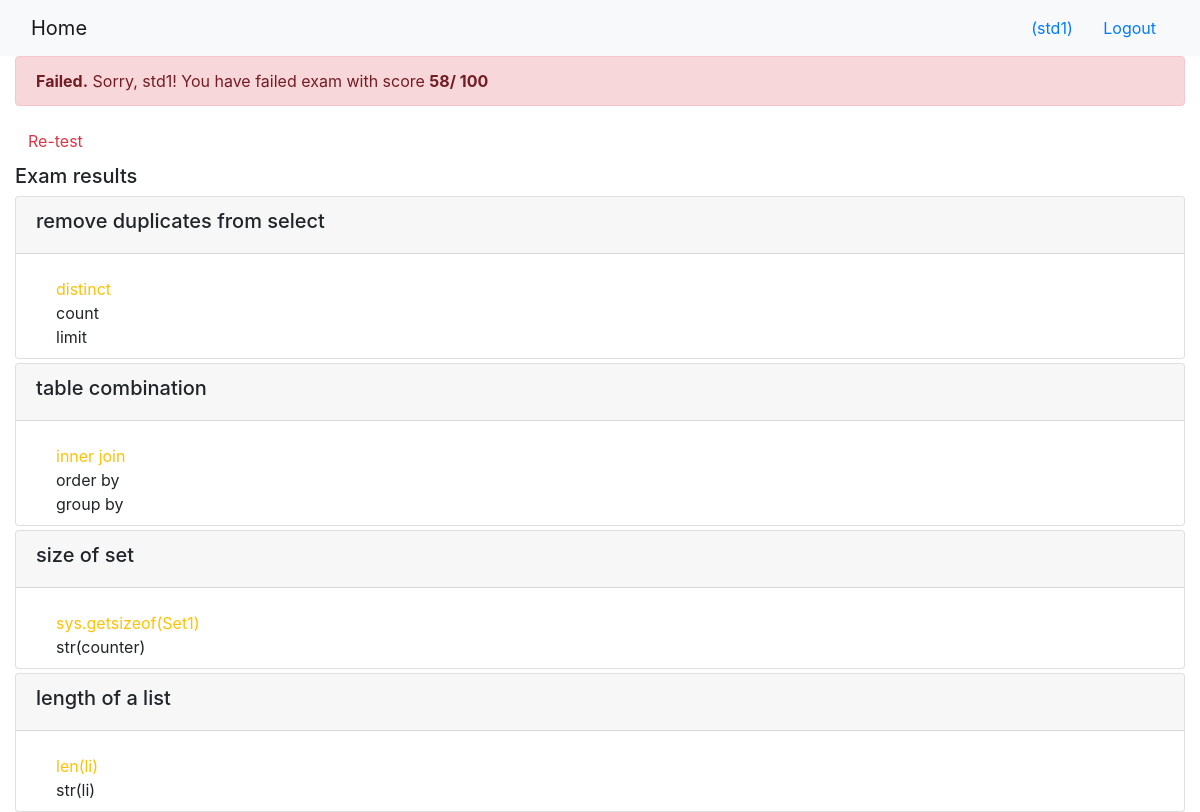
The app's page /onlinecourse/course/5/submission/5/result/ (signed in) with its own data.
### onlinecourse/models.py (models this page shows, shortened)
class Question(models.Model):
    question_text = models.CharField(max_length=1000)
    courses = models.ManyToManyField(Course)
    grade = models.FloatField()
    lesson = models.ForeignKey(Lesson, on_delete=models.CASCADE)

class Choice(models.Model):
    questions = models.ManyToManyField(Question)
    choice_text = models.CharField(max_length=1000)
    is_correct = models.BooleanField()
    question = models.ForeignKey(Question, on_delete=models.CASCADE, related_name='question_id',)

### onlinecourse/views.py (the view)
# urls.py: path('course/<int:course_id>/submission/<int:submission_id>/result/', views.show_exam_result, name='show_exam_result'),
def show_exam_result(request, course_id, submission_id):
    course  =  get_object_or_404(Course, pk=course_id)
    submission =  get_object_or_404(Submission, pk=submission_id)
    total =  0
    total_user =  0
    q_results = {}
    c_submits = {}
    c_results = {}
    for q in course.question_set.all():
        q_total = 0
        q_total_user = 0
        for c in q.choice_set.all():
            q_total += 1
            temp_right = c.is_correct
            count =  submission.choices.filter(id = c.id).count()
            temp_user  = count > 0
            c_submits[c.id] = temp_user
            c_results[c.id] = temp_user == temp_right
            if temp_user == temp_right:
                q_total_user += 1
        q_results[q.id] =  q.grade*(q_total_user / q_total)
        total += q.grade
        total_user  += q_results[q.id]
    context  = {}
    context["course"]  =  course
    context["submission"]  =  submission
    context["total"]  =  total
    context["total_user"]  =  total_user
    context["q_results"]  =  q_results
    context["c_submits"]  =  c_submits
    context["c_results"]  =  c_results
    context["grade"]  =  int((total_user/total)*100)
    return render(request, 'onlinecourse/exam_result_bootstrap.html', context)

### onlinecourse/templates/onlinecourse/exam_result_bootstrap.html (shortened to what this page needs)
<!DOCTYPE html>
<html lang="en">
<head>
    {% load static %}
    <link rel="stylesheet" href="https://maxcdn.bootstrapcdn.com/bootstrap/4.5.2/css/bootstrap.min.css">
</head>
<body>
 <nav class="navbar navbar-light bg-light">
    <div class="container-fluid">
        <div class="navbar-header">
              <a class="navbar-brand" href="{% url 'onlinecourse:index' %}">Home</a>
        </div>
        <ul class="nav navbar-nav navbar-right">
            {% if user.is_authenticated %}
            <li>
                <a class="btn btn-link" href="#">{{ user.first_name }}({{ user.username }})</a>
                <a class="btn btn-link" href="{% url 'onlinecourse:logout' %}">Logout</a>
            </li>
            {% endif %}
        </ul>
    </div>
</nav>
<div class="container-fluid">
    {% if grade > 80 %}
    <div class="alert alert-success">
       <b>Congratulations, {{ user.username }}!</b>   You have passed the exam and completed the course with score <b>{{ grade }}/ 100</b></b>
    </div>
        {% else %}
        <div class="alert alert-danger">
            <b>Failed.</b> Sorry, {{ user.username }}! You have failed exam with score <b>{{ grade }}/ 100</b></b>
        </div>
        <a class="btn btn-link text-danger" href="{% url 'onlinecourse:course_details' course.id %}">Re-test</a>
        {% endif %}
        <div class="card-columns-vertical mt-1">
        <h5 class="">Exam results</h5>
            {% for  question in course.question_set.all %}
            <div class="card mt-1">
                <div class="card-header"><h5>{{ question.question_text}}</h5></div>
                <div class="form-group">
                    <ul style="list-style-type: none">
                    {% for choice in question.choice_set.all %}
                    <div class="{% for key, value in c_results.items %}
                        {% if choice.id == key %}
                            {% if value == True and choice.is_correct %}
                                text-success
                            {% elif value == False and choice.is_correct %}
                                text-warning
                            {% endif %}
                        {% endif %}
                        {% endfor %}">
                        <div class="form-check">
                            <label class="form-check-label">
                                <li class="form-check-input" id="{{choice.id}}"
                                value="{{choice.id}}" >
                                   {{ choice.choice_text }}
                                </li>
                            </label>
                        </div>
                    </div>
                    {% endfor %}
                    </ul>
                </div>
            </div>
            {% endfor %}
        </div>
    </div>
</body>
</html>

### records on screen
Question: question_text "remove duplicates from select"
Choice: {{ choice.id }} 7 (drawn), choice_text "distinct"
Choice: {{ choice.id }} 8 (drawn), choice_text "count"
Choice: {{ choice.id }} 9 (drawn), choice_text "limit"
Question: question_text "table combination"
Choice: {{ choice.id }} 4 (drawn), choice_text "inner join"
Choice: {{ choice.id }} 5 (drawn), choice_text "order by"
Choice: {{ choice.id }} 6 (drawn), choice_text "group by"
Question: question_text "size of set"
Choice: {{ choice.id }} 12 (drawn), choice_text "sys.getsizeof(Set1)"
Choice: {{ choice.id }} 13 (drawn), choice_text "str(counter)"
Question: question_text "length of a list"
Choice: {{ choice.id }} 10 (drawn), choice_text "len(li)"
Choice: {{ choice.id }} 11 (drawn), choice_text "str(li)"

### other values on screen
{{ user.username }} "std1"
{{ grade }} "58"
